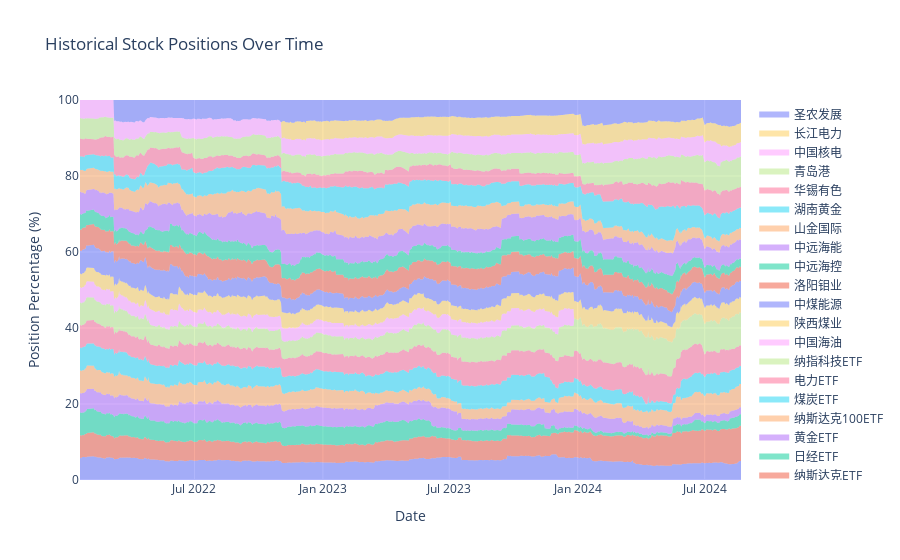

Notebook code cell kept with this figure:
### Code cell
plot_historical_positions(dates, positions, stock_names, stock_prices)

### Figure 1 — Plotly figure (JSON) as saved in the notebook; plotly's stock layout.template omitted (floating-point values rounded to 4 significant figures; data arrays with more than 128 entries replaced by an {"elided": "..."} marker saying what was removed)
{"data": [{"fill": "tozeroy", "hoverinfo": "text", "hovertemplate": "%{text}<extra></extra>", "mode": "none", "name": "标普500ETF", "text": {"elided": "630 str values"}, "type": "scatter", "x": {"elided": "630 str values"}, "y": {"elided": "630 float values"}}, {"fill": "tonexty", "hoverinfo": "text", "hovertemplate": "%{text}<extra></extra>", "mode": "none", "name": "纳斯达克ETF", "text": {"elided": "630 str values"}, "type": "scatter", "x": {"elided": "630 str values"}, "y": {"elided": "630 float values"}}, {"fill": "tonexty", "hoverinfo": "text", "hovertemplate": "%{text}<extra></extra>", "mode": "none", "name": "日经ETF", "text": {"elided": "630 str values"}, "type": "scatter", "x": {"elided": "630 str values"}, "y": {"elided": "630 float values"}}, {"fill": "tonexty", "hoverinfo": "text", "hovertemplate": "%{text}<extra></extra>", "mode": "none", "name": "黄金ETF", "text": {"elided": "630 str values"}, "type": "scatter", "x": {"elided": "630 str values"}, "y": {"elided": "630 float values"}}, {"fill": "tonexty", "hoverinfo": "text", "hovertemplate": "%{text}<extra></extra>", "mode": "none", "name": "纳斯达克100ETF", "text": {"elided": "630 str values"}, "type": "scatter", "x": {"elided": "630 str values"}, "y": {"elided": "630 float values"}}, {"fill": "tonexty", "hoverinfo": "text", "hovertemplate": "%{text}<extra></extra>", "mode": "none", "name": "煤炭ETF", "text": {"elided": "630 str values"}, "type": "scatter", "x": {"elided": "630 str values"}, "y": {"elided": "630 float values"}}, {"fill": "tonexty", "hoverinfo": "text", "hovertemplate": "%{text}<extra></extra>", "mode": "none", "name": "电力ETF", "text": {"elided": "630 str values"}, "type": "scatter", "x": {"elided": "630 str values"}, "y": {"elided": "630 float values"}}, {"fill": "tonexty", "hoverinfo": "text", "hovertemplate": "%{text}<extra></extra>", "mode": "none", "name": "纳指科技ETF", "text": {"elided": "630 str values"}, "type": "scatter", "x": {"elided": "630 str values"}, "y": {"elided": "630 float values"}}, {"fill": "tonexty", "hoverinfo": "text", "hovertemplate": "%{text}<extra></extra>", "mode": "none", "name": "中国海油", "text": {"elided": "630 str values"}, "type": "scatter", "x": {"elided": "630 str values"}, "y": {"elided": "630 float values"}}, {"fill": "tonexty", "hoverinfo": "text", "hovertemplate": "%{text}<extra></extra>", "mode": "none", "name": "陕西煤业", "text": {"elided": "630 str values"}, "type": "scatter", "x": {"elided": "630 str values"}, "y": {"elided": "630 float values"}}, {"fill": "tonexty", "hoverinfo": "text", "hovertemplate": "%{text}<extra></extra>", "mode": "none", "name": "中煤能源", "text": {"elided": "630 str values"}, "type": "scatter", "x": {"elided": "630 str values"}, "y": {"elided": "630 float values"}}, {"fill": "tonexty", "hoverinfo": "text", "hovertemplate": "%{text}<extra></extra>", "mode": "none", "name": "洛阳钼业", "text": {"elided": "630 str values"}, "type": "scatter", "x": {"elided": "630 str values"}, "y": {"elided": "630 float values"}}, {"fill": "tonexty", "hoverinfo": "text", "hovertemplate": "%{text}<extra></extra>", "mode": "none", "name": "中远海控", "text": {"elided": "630 str values"}, "type": "scatter", "x": {"elided": "630 str values"}, "y": {"elided": "630 float values"}}, {"fill": "tonexty", "hoverinfo": "text", "hovertemplate": "%{text}<extra></extra>", "mode": "none", "name": "中远海能", "text": {"elided": "630 str values"}, "type": "scatter", "x": {"elided": "630 str values"}, "y": {"elided": "630 float values"}}, {"fill": "tonexty", "hoverinfo": "text", "hovertemplate": "%{text}<extra></extra>", "mode": "none", "name": "山金国际", "text": {"elided": "630 str values"}, "type": "scatter", "x": {"elided": "630 str values"}, "y": {"elided": "630 float values"}}, {"fill": "tonexty", "hoverinfo": "text", "hovertemplate": "%{text}<extra></extra>", "mode": "none", "name": "湖南黄金", "text": {"elided": "630 str values"}, "type": "scatter", "x": {"elided": "630 str values"}, "y": {"elided": "630 float values"}}, {"fill": "tonexty", "hoverinfo": "text", "hovertemplate": "%{text}<extra></extra>", "mode": "none", "name": "华锡有色", "text": {"elided": "630 str values"}, "type": "scatter", "x": {"elided": "630 str values"}, "y": {"elided": "630 float values"}}, {"fill": "tonexty", "hoverinfo": "text", "hovertemplate": "%{text}<extra></extra>", "mode": "none", "name": "青岛港", "text": {"elided": "630 str values"}, "type": "scatter", "x": {"elided": "630 str values"}, "y": {"elided": "630 float values"}}, {"fill": "tonexty", "hoverinfo": "text", "hovertemplate": "%{text}<extra></extra>", "mode": "none", "name": "中国核电", "text": {"elided": "630 str values"}, "type": "scatter", "x": {"elided": "630 str values"}, "y": {"elided": "630 float values"}}, {"fill": "tonexty", "hoverinfo": "text", "hovertemplate": "%{text}<extra></extra>", "mode": "none", "name": "长江电力", "text": {"elided": "630 str values"}, "type": "scatter", "x": {"elided": "630 str values"}, "y": {"elided": "630 float values"}}, {"fill": "tonexty", "hoverinfo": "text", "hovertemplate": "%{text}<extra></extra>", "mode": "none", "name": "圣农发展", "text": {"elided": "630 str values"}, "type": "scatter", "x": {"elided": "630 str values"}, "y": {"elided": "630 float values"}}], "layout": {"hovermode": "x unified", "showlegend": true, "title": {"text": "Historical Stock Positions Over Time"}, "xaxis": {"title": {"text": "Date"}}, "yaxis": {"range": [0, 100], "title": {"text": "Position Percentage (%)"}}}}
